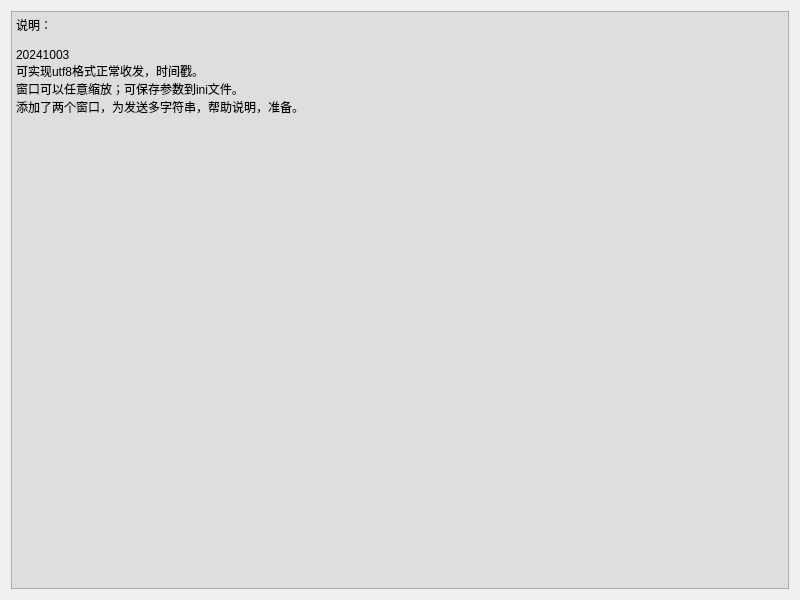
<?xml version="1.0" encoding="UTF-8"?>
<ui version="4.0">
 <class>HelpWindow_1</class>
 <widget class="QWidget" name="HelpWindow_1">
  <property name="geometry">
   <rect>
    <x>0</x>
    <y>0</y>
    <width>800</width>
    <height>600</height>
   </rect>
  </property>
  <property name="minimumSize">
   <size>
    <width>1</width>
    <height>1</height>
   </size>
  </property>
  <property name="windowTitle">
   <string>版本说明</string>
  </property>
  <layout class="QGridLayout" name="gridLayout">
   <item row="0" column="0">
    <widget class="QPlainTextEdit" name="plainTextEdit">
     <property name="styleSheet">
      <string notr="true">
background-color: rgb(222, 222, 222);</string>
     </property>
     <property name="readOnly">
      <bool>true</bool>
     </property>
     <property name="plainText">
      <string>说明：

20241003
可实现utf8格式正常收发，时间戳。
窗口可以任意缩放；可保存参数到ini文件。
添加了两个窗口，为发送多字符串，帮助说明，准备。</string>
     </property>
     <property name="backgroundVisible">
      <bool>false</bool>
     </property>
    </widget>
   </item>
  </layout>
 </widget>
 <resources/>
 <connections/>
</ui>
